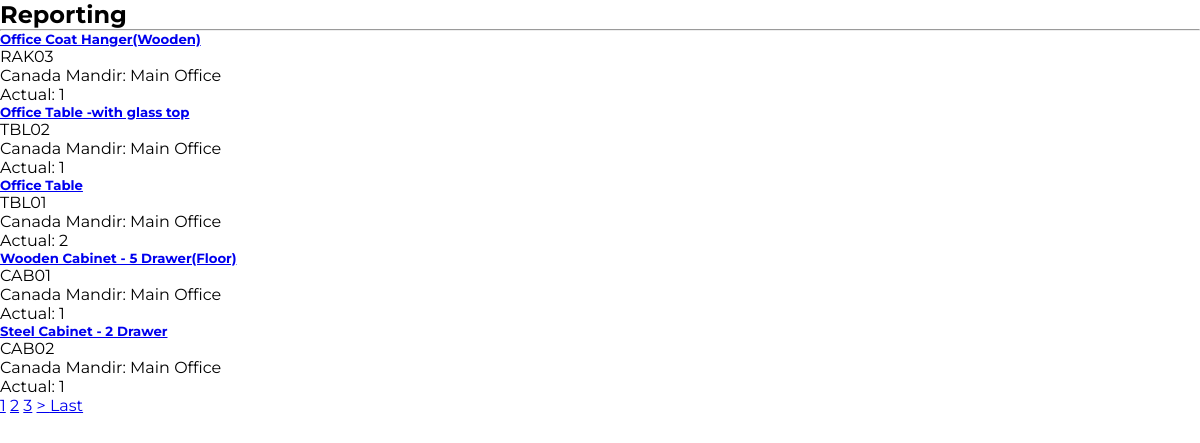
Screenshot of /report/Main Office (signed in) with the database file from the repository.
### inventory/models.py (models this page shows, shortened)
class Item(models.Model):
    uid = models.IntegerField()
    description = models.CharField(max_length=200)
    details = models.CharField(max_length=1000)
    image = models.ImageField(upload_to='item_pics', blank=True, null=True, max_length=500)
    quantity = models.IntegerField()
    code = models.CharField(max_length=5)
    area = models.ForeignKey(Area, null=True, on_delete=models.SET_NULL)
    slug = AutoSlugField(populate_from='uid')

class Area(models.Model):
    name = models.CharField(max_length=200)
    location = models.CharField(max_length=200)
    def __str__(self):
        return self.name

### inventory/views.py (the view)
# urls.py: path("report/<str:area>", ReportTable.as_view(), name="report"),
class ReportTable(LoginRequiredMixin, ListView):
    model = Item
    template_name = "inventory/report.html"
    success_url = "/"
    ordering = ['uid']
    context_object_name = 'items'
    paginate_by = 5
    def get_queryset(self):
        try:
            area = Area.objects.get(name=self.kwargs["area"])
            return Item.objects.filter(area=area)
        except:
            return Item.objects.all()
    def get_context_data(self, **kwargs):
        context = super(ReportTable, self).get_context_data(**kwargs)
        result = ""
        for i in self.get_queryset().values("uid"):
            result += str(i["uid"]) + "_"
        result = result[:-1]
        context["result"] = result
        return context

### authencation/models.py (called while the page is built)
    @property
    def is_active(self):
        return self.active

### inventory/templates/inventory/report.html (shortened to what this page needs)
{% extends "main/base.html" %}
{% block content %}
<div class="container">
    <h2>Reporting </h2>
        <hr>
{% for inv in items %}
<div class="pb-3">
    <div class="card">
        <div class="card-body">
            <h5 class="card-title"><a href="{% url 'report-detail' inv.uid %}">{{ inv.description }}</a></h5>
            <p class="card-text">{{inv.code }}</p>
            <p class="card-text">{{inv.area.location }}: {{inv.area}}</p>
            <p class="card-text">Actual: {{inv.quantity}}</p>
        </div>
    </div>
</div>
{% endfor %}
  {% if is_paginated %}
      {% for num in page_obj.paginator.page_range %}
        {% if page_obj.number == num %}
          <a class="btn btn-info mb-4" href="?page={{ num }}">{{ num }}</a>
        {% elif num > page_obj.number|add:'-3' and num < page_obj.number|add:'3' %}
          <a class="btn btn-outline-info mb-4" href="?page={{ num }}">{{ num }}</a>
        {% endif %}
      {% endfor %}
      {% if page_obj.has_next %}
        <a class="btn btn-outline-info mb-4" href="?page={{ page_obj.next_page_number }}"> > </a>
        <a class="btn btn-outline-info mb-4" href="?page={{ page_obj.paginator.num_pages }}">Last</a>
      {% endif %}
    {% endif %}
</div>
{% endblock %}

### static/css/base.css (style rules this page uses)
:root { --navy: #14213D; --buttoncolor: #FCA311; --textcolor: #000000; --whitespace: #ffffff; --secondary: #E5E5E5; }
* { font-family: 'Montserrat', sans-serif; margin: 0; }

### rows the page displays
Item: description "Office Coat Hanger(Wooden)", code "RAK03", area.location "Canada Mandir", area "Main Office", quantity "1"
Item: description "Office Table -with glass top", code "TBL02", area.location "Canada Mandir", area "Main Office", quantity "1"
Item: description "Office Table", code "TBL01", area.location "Canada Mandir", area "Main Office", quantity "2"
Item: description "Wooden Cabinet - 5 Drawer(Floor)", code "CAB01", area.location "Canada Mandir", area "Main Office", quantity "1"
Item: description "Steel Cabinet - 2 Drawer", code "CAB02", area.location "Canada Mandir", area "Main Office", quantity "1"

### other values shown
{{ num }} "1"
{{ num }} "2" "3"
